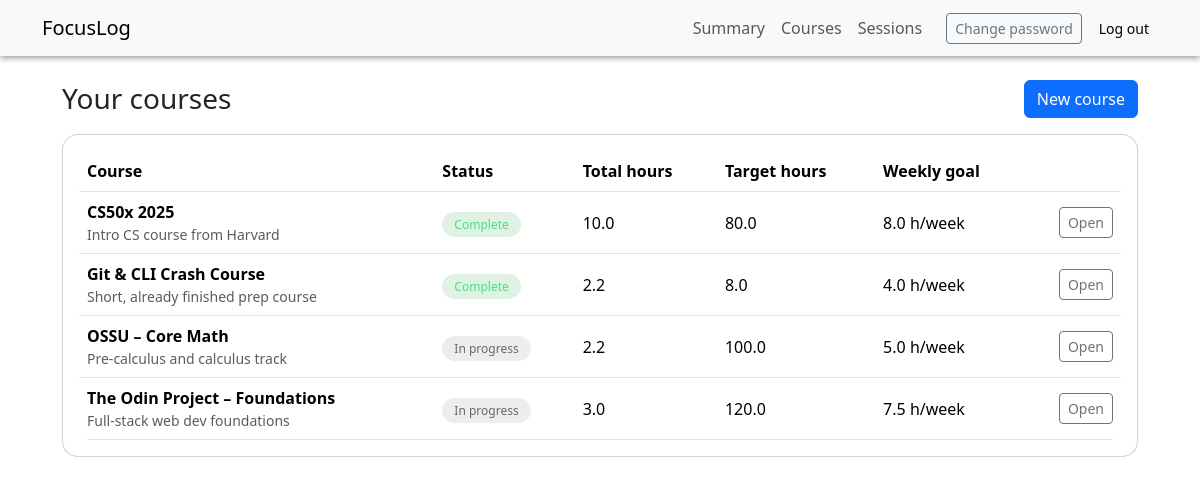
The page /courses (signed in) on the database its author committed.
### tables this page shows
CREATE TABLE courses (
    id                   INTEGER PRIMARY KEY AUTOINCREMENT,
    user_id              INTEGER NOT NULL,
    name                 TEXT NOT NULL,
    description          TEXT,
    target_total_hours   REAL,
    target_weeks         INTEGER,
    target_hours_per_week REAL,
    completed            INTEGER NOT NULL DEFAULT 0,
    FOREIGN KEY (user_id) REFERENCES users(id)
);

### app.py (the view)
@app.route("/courses")
@login_required
def courses():
    user_id = session["user_id"]
    db = get_db()
    cur = db.execute(
        """
        SELECT c.id,
               c.name,
               c.description,
               c.completed,
               c.target_total_hours,
               c.target_weeks,
               c.target_hours_per_week,
               COALESCE(SUM(s.duration_minutes), 0) AS total_minutes
        FROM courses c
        LEFT JOIN modules m ON m.course_id = c.id
        LEFT JOIN tasks   t ON t.module_id = m.id
        LEFT JOIN sessions s
          ON s.task_id = t.id
         AND s.user_id = ?
        WHERE c.user_id = ?
        GROUP BY c.id
        ORDER BY c.name;
        """,
        (user_id, user_id),
    )
    rows = cur.fetchall()
    return render_template("courses/list.html", courses=rows)

### app.py (called while the page is built)
def get_db():
    if "db" not in g:
        db_path = app.config["DATABASE"]
        conn = sqlite3.connect(db_path)
        conn.row_factory = sqlite3.Row
        g.db = conn
    return g.db

### helpers.py (called while the page is built)
def login_required(f):
    @wraps(f)
    def decorated(*args, **kwargs):
        if "user_id" not in session:
            return redirect(url_for("login"))
        return f(*args, **kwargs)
    return decorated

### templates/courses/list.html
{% extends "layout.html" %}
{% block body %}
<div class="d-flex justify-content-between align-items-center mb-3">
  <h1 class="h3 mb-0">Your courses</h1>
  <a class="btn btn-primary" href="{{ url_for('course_new') }}">New course</a>
</div>
{% if courses %}
  <div class="card p-3">
    <div class="table-responsive">
      <table class="table align-middle mb-0">
        <thead>
          <tr>
            <th>Course</th>
            <th>Status</th>
            <th>Total hours</th>
            <th>Target hours</th>
            <th>Weekly goal</th>
            <th></th>
          </tr>
        </thead>
        <tbody>
          {% for c in courses %}
            {% set hours = (c.total_minutes or 0) / 60 %}
            <tr>
              <td>
                <strong>{{ c.name }}</strong>
                {% if c.description %}
                  <div class="text-muted small">{{ c.description }}</div>
                {% endif %}
              </td>
              <td>
                {% if c.completed %}
                  <span class="badge-complete">Complete</span>
                {% else %}
                  <span class="badge-incomplete">In progress</span>
                {% endif %}
              </td>
              <td>{{ hours | round(1) }}</td>
              <td>
                {% if c.target_total_hours %}
                  {{ c.target_total_hours | round(1) }}
                {% else %}
                  -
                {% endif %}
              </td>
              <td>
                {% if c.target_hours_per_week %}
                  {{ c.target_hours_per_week | round(1) }} h/week
                {% else %}
                  -
                {% endif %}
              </td>
              <td class="text-end">
                <a
                  class="btn btn-sm btn-outline-secondary"
                  href="{{ url_for('course_detail', course_id=c.id) }}"
                >
                  Open
                </a>
              </td>
            </tr>
          {% endfor %}
        </tbody>
      </table>
    </div>
  </div>
{% else %}
  <p class="text-muted">No courses yet. Create your first course to get started.</p>
{% endif %}
{% endblock %}

### static/styles.css (style rules this page uses)
body { min-height: 100vh; }
.card { border-radius: 1rem; }
.table { margin-bottom: 0; border-radius: 0.75rem; overflow: hidden; }
.table thead th { border-bottom-width: 1px; }
.badge-complete { background-color: rgba(40, 167, 69, 0.15); color: #4ade80; border-radius: 999px; padding: 0.25rem 0.75rem; font-size: 0.75rem; font-weight: 500; }
.badge-incomplete { background-color: rgba(156, 163, 175, 0.2); color: rgba(104, 104, 104); border-radius: 999px; padding: 0.25rem 0.75rem; font-size: 0.75rem; font-weight: 500; }

### rows shown on the page
courses: name "CS50x 2025", description "Intro CS course from Harvard", completed "Complete", hours "10.0", target_total_hours "80.0", target_hours_per_week "8.0"
courses: name "Git & CLI Crash Course", description "Short, already finished prep course", completed "Complete", hours "2.2", target_total_hours "8.0", target_hours_per_week "4.0"
courses: name "OSSU – Core Math", description "Pre-calculus and calculus track", completed "In progress", hours "2.2", target_total_hours "100.0", target_hours_per_week "5.0"
courses: name "The Odin Project – Foundations", description "Full-stack web dev foundations", completed "In progress", hours "3.0", target_total_hours "120.0", target_hours_per_week "7.5"
